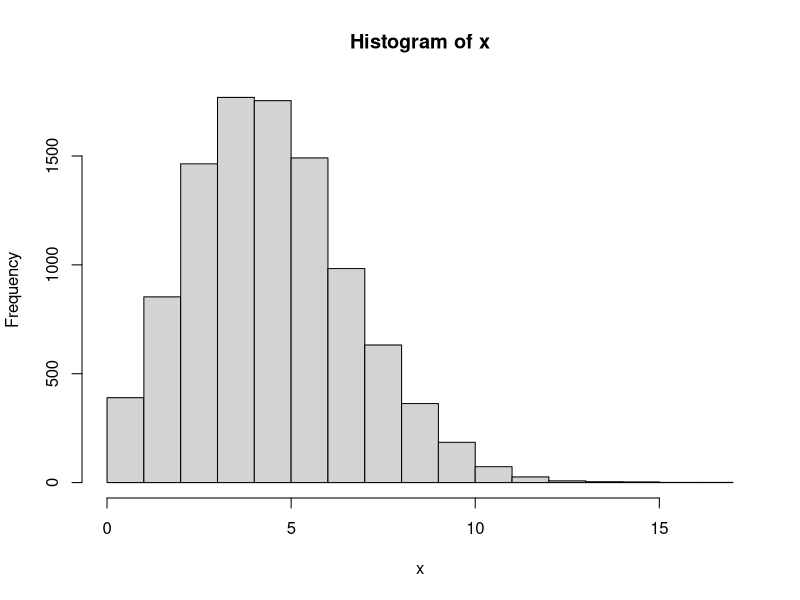

Source code (R):
## ---- chunk 1
lambda = 0.0005 
position = 10000
rate_parameter = lambda * position
rate_parameter
## ---- chunk 2
y <- dpois( x = 3, rate_parameter )
y
## ---- chunk 3
mean(y)
var(y)
## ---- chunk 4
x <- rpois( n = 10000, lambda = 5)
x
## ---- chunk 5
hist( x)
## ---- chunk 6
mean(x)
var(x)
